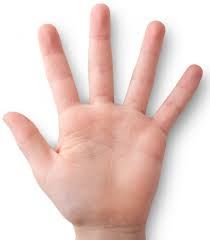
#> input picture hand.jpg, 210 x 240 px
$ python opencv_test.py
#> lines starting #> are read from the running program, lines starting #| are printed output that depends on the picture
import cv2
import numpy as np
import matplotlib as plt

# read an image
img = cv2.imread('hand.jpg')
#> img is the input picture: shape (240, 210, 3); mean B, G, R 203.3, 209.4, 232.5

# conver the color to gray scale by using opencv
gray_hand = cv2.cvtColor(img, cv2.COLOR_RGB2GRAY)
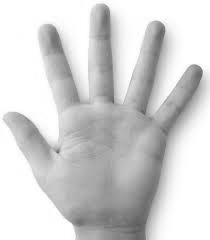
#> gray_hand: shape (240, 210); min 92, max 255, mean 210.2

# dispay image to console
cv2.imshow('gray_color_hand', gray_hand)
cv2.waitKey(0)
cv2.destroyAllWindows()
